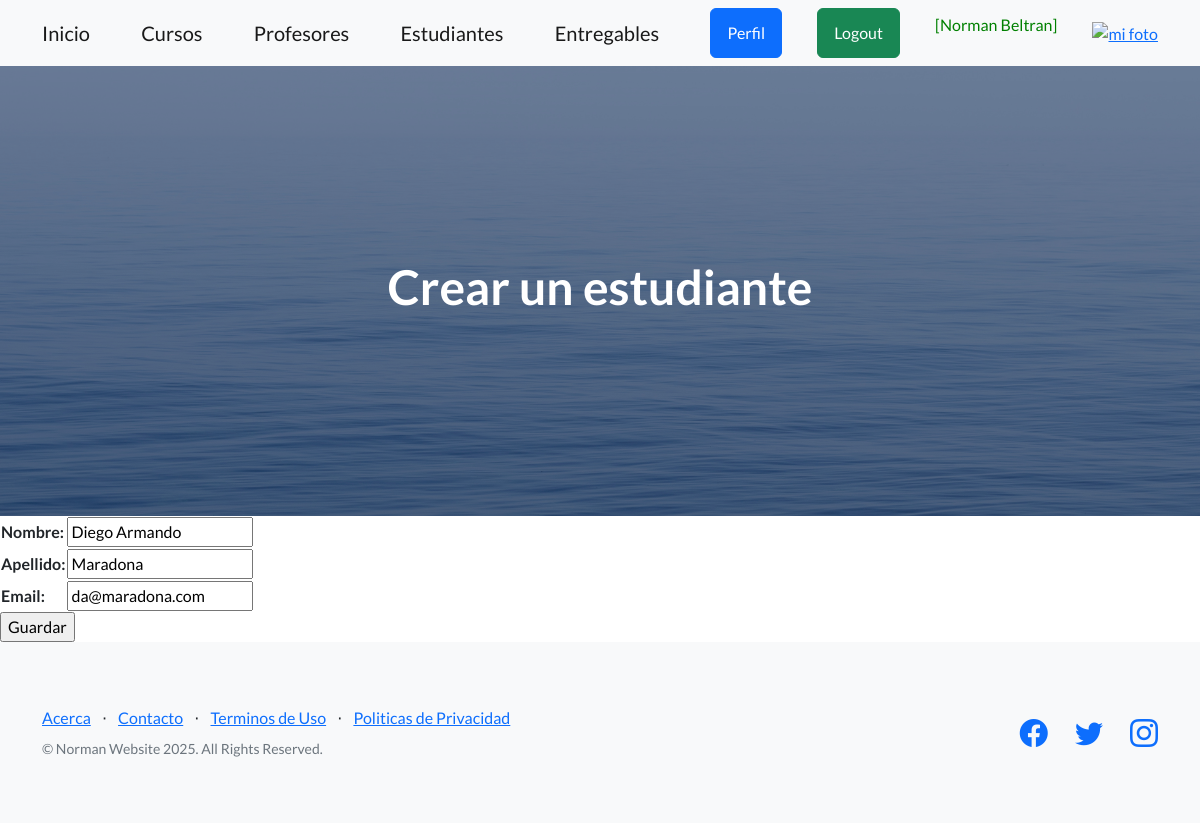
Page /app/estudianteUpdate/1/ (signed in) on the earlier database version.
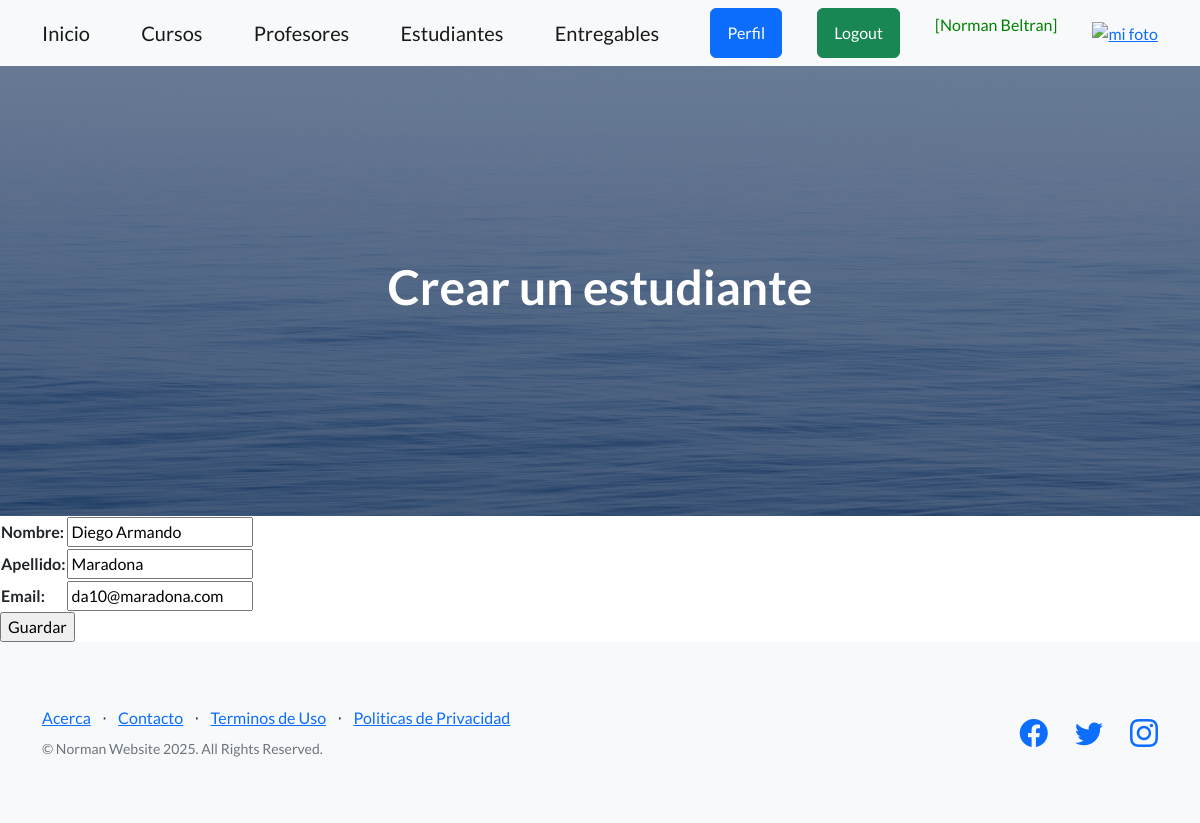
Same page on the later database version.
### aplicacion/models.py (models this page shows, shortened)
class Estudiante(models.Model):
    nombre = models.CharField(max_length=50)
    apellido = models.CharField(max_length=50)
    email = models.EmailField()

### aplicacion/views.py (the view)
# urls.py: path("estudianteUpdate/<int:pk>/",  views.EstudianteUpdate.as_view() , name="estudianteUpdate"),
class EstudianteUpdate(LoginRequiredMixin, UpdateView):
    model = Estudiante
    fields = ["nombre", "apellido", "email"]
    success_url = reverse_lazy("estudiantes")

### aplicacion/templates/aplicacion/estudiante_form.html (shortened to what this page needs)
{% extends 'aplicacion/index.html' %}
{% block titulo %}
<h1>Crear un estudiante</h1>
{% endblock titulo %}
{% block contenido %}
<form action="" method="post">
    <table>
        {{ form.as_table }}
    </table>
    <input type="submit" value="Guardar">
</form>
{% endblock contenido %}

Differences in the rows shown:
changed Estudiante "Diego Armando": email "da@maradona.com" → "da10@maradona.com"
